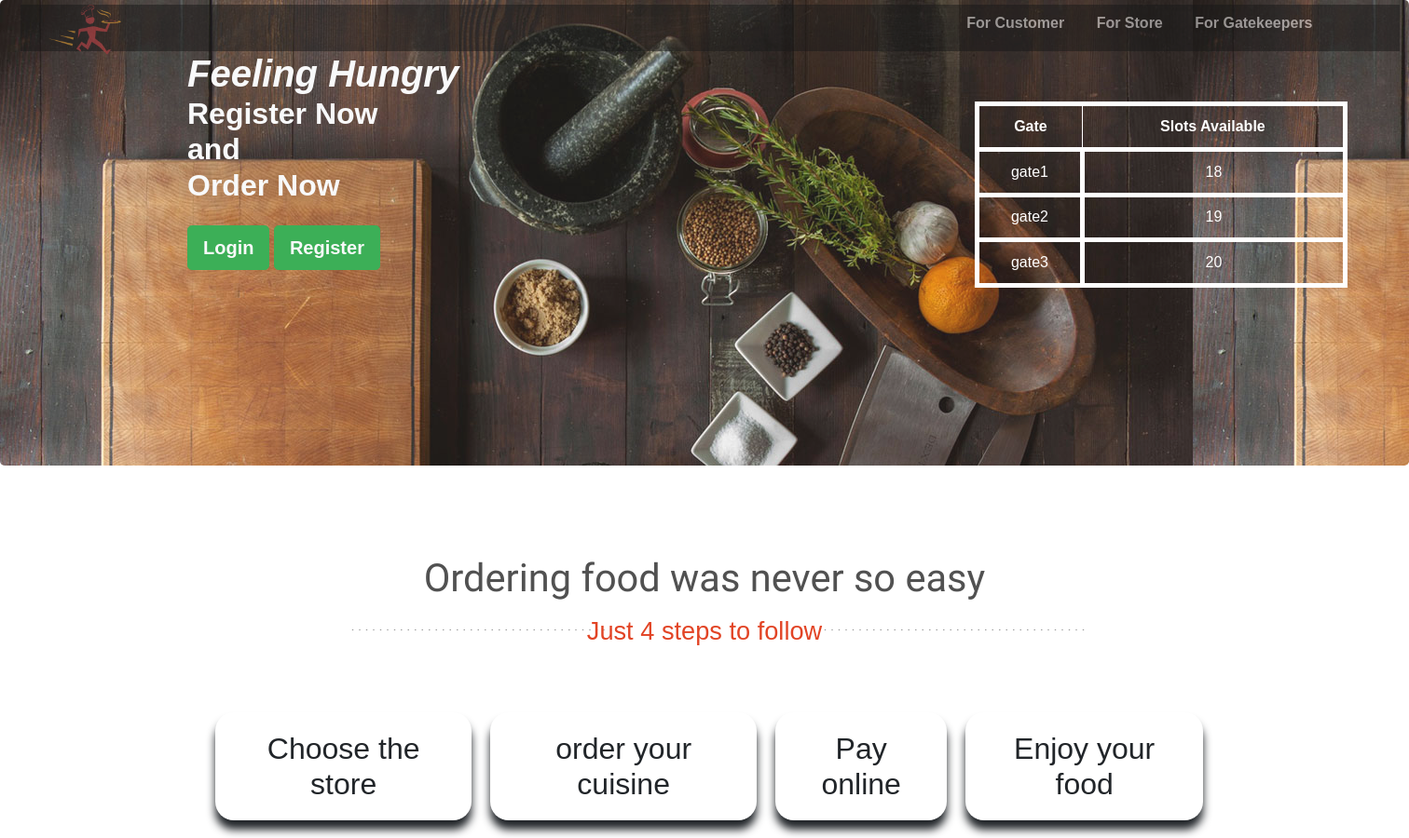
Before: /food/ (upper part) with the older database file.
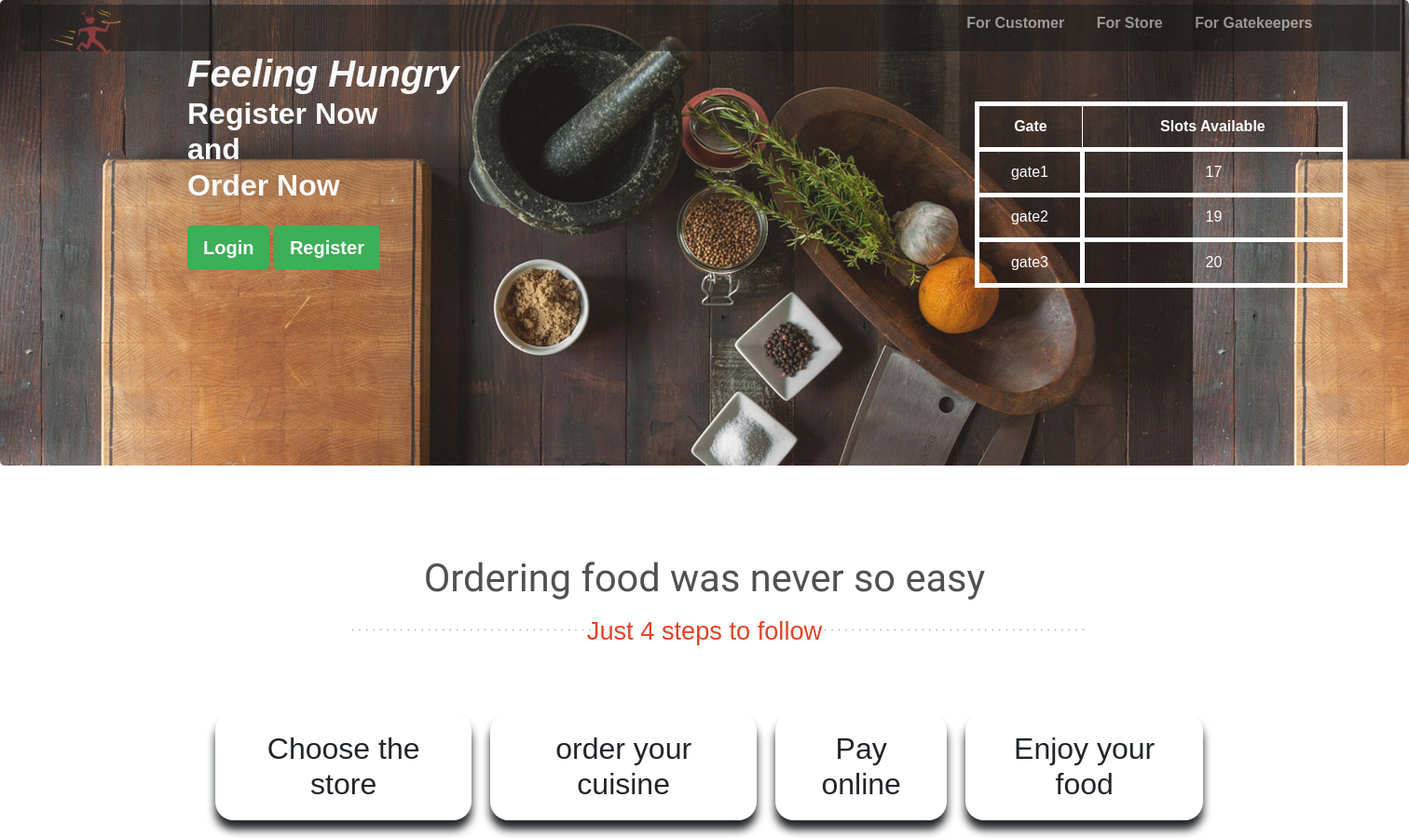
After: the same page with the newer database file.
### parking/models.py (models this page shows)
class parking_slots(models.Model):
    user 		= models.OneToOneField(settings.AUTH_USER_MODEL,on_delete=models.CASCADE,verbose_name='Gate')
    Total_Slots = models.IntegerField(null=False,default=20,verbose_name='Total slots')
    parked       =models.IntegerField(null=False,default=0,verbose_name='Parked slots')
    class Meta:
        verbose_name="Parking Slots- Statu"

### start/models.py (models this page shows)
class User(AbstractUser):
    is_customer=models.BooleanField(default=False)
    is_gate=models.BooleanField(default=False)
    is_cctv=models.BooleanField(default=False)
    is_restaurant=models.BooleanField(default=False)
    class Meta:
        verbose_name="All User"

### webapp/views.py (the view)
# urls.py: path('',v.homelogin,name='index'),
def index(request):
	slots=parking_slots.objects.all()
	return render(request,'webapp/index.html',{'slots':slots})

### webapp/templates/webapp/index.html (shortened to what this page needs)
<!DOCTYPE html>
<html>
<head>
   {% load static %}
   {% load mathfilters %}
  <link rel="stylesheet" type="text/css" href="{% static 'webapp/css/bootstrap.min.css'%}">
  <link href="/static/webapp/css/style.css" rel="stylesheet" type="text/css" media="all" />
  <link rel='stylesheet' href='https://maxcdn.bootstrapcdn.com/font-awesome/4.5.0/css/font-awesome.min.css' >
  <link href="static/webapp/css/animate.css" rel='stylesheet' type='text-center/css' />
</head>
<body>
<div class="jumbotron big-banner" style="height: 500px; width: 100%; padding-top:100px;" >
  <div class="navn">
    <a class="mx-auto" href="#">
      <img  src="/static/webapp/images/logo.png"  alt="Home" class="imgnew">
  </a>
    <ul>
      <li><a class="" href="{% url 'food:restuarant'%}">&nbsp; <strong>For Customer</strong> </a></li>
      <li><a class="" href="{% url 'food:rlogin'%}"> &nbsp;<strong>For Store</strong> </a></li>
      <li><a class="" href="{% url 'home:staff'%}"> &nbsp;<strong>For Gatekeepers</strong> </a></li>
    </ul>
  </div>
	<div class="container">
		<div class="row">
			<div class="col">
				<div class="col4 text-light ">
					<h1 style="font-style:italic; font-family:sans-serif; "><strong>Feeling Hungry</strong></h1>
					<h2><strong>Register Now<br/>and<br/>Order Now</strong></h2>
				</div>
			<br>
      <button type="button" class="btn btn-success btn-lg"><strong><a href="{% url 'food:login'%}" class="text-light">Login</a></strong></button>
      <button type="button" class="btn btn-success btn-lg"><strong><a href="{% url 'food:register'%}" class="text-light">Register</a></strong></button>
			</div>
        <div class="col">
           <div class="col4ext-light">
              <table>
                <tr>
                  <th>Gate</th>
                  <th>Slots Available</th>
                </tr>
                {% if slots %}
                {% for i in slots %}
              <tr>
                {% with x=i.Total_Slots %}
                {% with y=i.parked %}
                <td>{{i.user.username}}</td>
                <td>{{x|sub:y}}</td>
             {% endwith %}
             {% endwith %}
              </tr>
             {% endfor %}
             {% endif %}
            </table>
      </div>
      </div>
    </div>
	</div>
</div>
<div class="content">
		<div class="ordering-section" id="Order">
			<div class="container">
				<div class="ordering-section-head text-center wow bounceInRight" data-wow-delay="0.4s">
					<h3>Ordering food was never so easy</h3>
					<div class="dotted-line">
						<h4>Just 4 steps to follow </h4>
					</div>
				</div>
				<div class="steps">
          <div class="ordersteps">
            <div class="order1">
              <h2>Choose the store</h2>
            </div>
            <div class="order1">
              <h2>order your cuisine</h2>
            </div>
            <div class="order1">
              <h2>Pay online</h2>
            </div>
            <div class="order1">
              <h2>Enjoy your food</h2>
            </div>
          </div>
        </div>
			</div>
		</div>
		</div>
</body>
</html>

### webapp/static/webapp/css/style.css (style rules this page uses)
body { padding:0; margin:0; font-family: 'Source Sans Pro', sans-serif; }
body a { transition:0.5s all; -webkit-transition:0.5s all; -moz-transition:0.5s all; -o-transition:0.5s all; -ms-transition:0.5s all; }
h1,h2,h3,h4,h5,h6 { margin:0; }
ul { margin:0; padding:0; }
.ordering-section { padding:4em 0; }
.ordering-section-head h3 { color: #515151; font-family: 'Lobster Two', cursive; font-size: 2.6em; font-weight: 500; }
.dotted-line h4 { color:#E24425; font-weight:300; font-size:1.7em; width:80%; margin: 0 auto; }
.dotted-line { background: url(../images/dotted-line.png) no-repeat 176px 14px; margin:1em 0 2.5em 0; }

### webapp/templates/webapp/index.html (style rules this page uses)
.big-banner { background-image: url('/static/webapp/images/slide_1.jpg'); opacity: 90%; z-index: -1; }
.navn { width: 1480px; height: 50px; background-color:rgb(0, 0, 0); opacity: 50%; margin: -100px -100px 0px -10px; }
.navn ul { display:flex; text-decoration: none; margin: 5px -10px 0 68%; list-style: none; }
.navn ul li { text-decoration: none; margin:8px 30px 0 0; z-index: 15; }
.navn ul li a { text-decoration: none; font-weight: bold; color: rgb(255, 255, 255); }
.imgnew { width: 80px; height: 80px; float: left; margin: -13px 0 0 30px; }
.col4ext-light { float: right; margin: 10% -25% 0 0; }
.col4ext-light table { border: 5px solid; color: rgb(255, 255, 255); width: 400px; height: 200px; }
.col4ext-light table tr { color: rgb(255, 255, 255); border: 5px solid; }
.col4ext-light table td { color: rgb(255, 255, 255); border: 5px solid; text-align: center; }
.col4ext-light table th { color: rgb(255, 255, 255); border: 1px solid; text-align: center; }
.steps { width: 100%; height:200px; }
.ordersteps { display:flex; margin-left:30px; }
.order1 { margin: 0 20px 0 0; padding: 20px; margin-top: 30px; box-shadow: 0 10px 10px 0; border-radius:20px; text-align: center; }

Changed rows visible on the page:
changed parking_slots "gate1": Total_Slots|sub "18" → "17"
